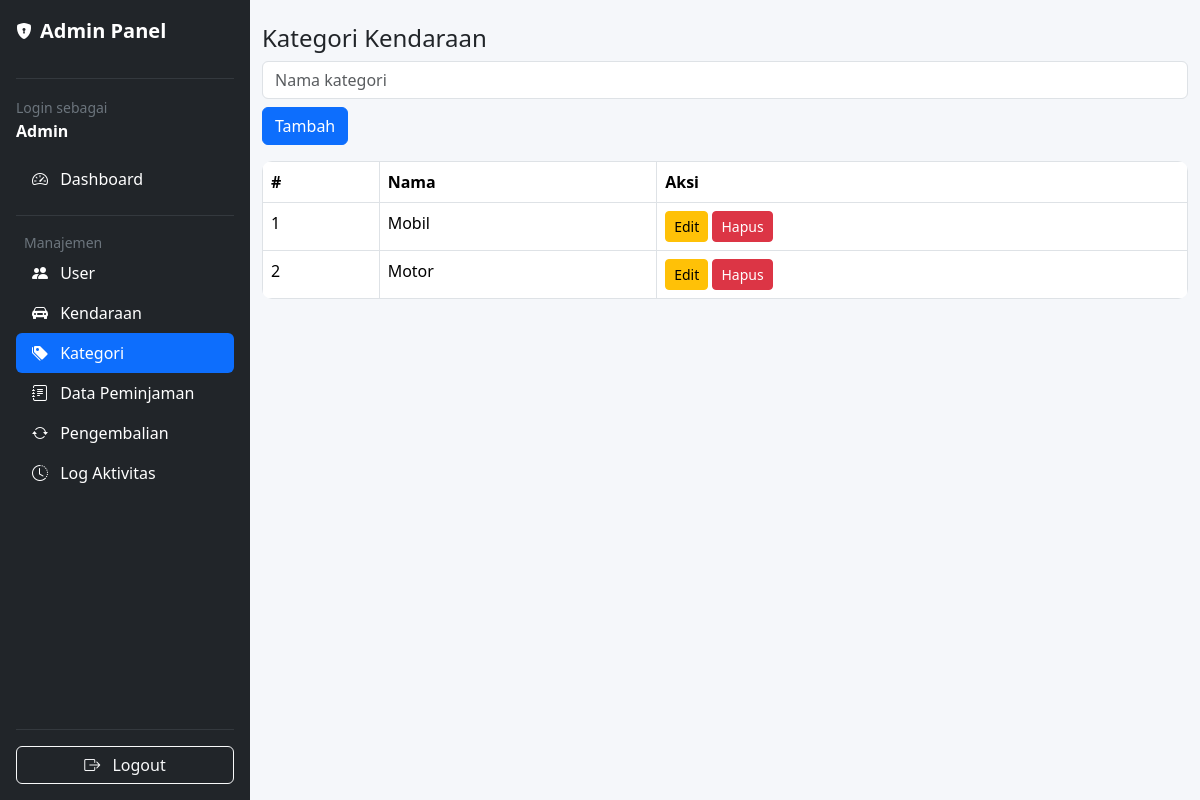
Page /admin/kategori.php (signed in) on the committed database.
### tables this page shows
CREATE TABLE `kategori_kendaraan` (
  `id_kategori` int NOT NULL,
  `nama_kategori` varchar(100) NOT NULL
);

### admin/kategori.php (the view, shortened to what this page needs)
<?php
include "../config/database.php";
$data = mysqli_query($conn,"SELECT * FROM kategori_kendaraan");
?>
<?php include "../partials/header.php"; ?>
<body>
<div class="d-flex">
    <?php include "../partials/sidebar_admin.php"; ?>
    <div class="container mt-4">
        <h4>Kategori Kendaraan</h4>
        <form method="post" class="mb-3">
            <input type="text" name="nama" class="form-control mb-2" placeholder="Nama kategori" required>
            <button name="tambah" class="btn btn-primary">Tambah</button>
        </form>
        <table class="table table-bordered">
            <tr>
                <th>#</th>
                <th>Nama</th>
                <th>Aksi</th>
            </tr>
            <?php $no=1; while($r=mysqli_fetch_assoc($data)): ?>
            <tr>
                <td><?= $no++ ?></td>
                <td><?= $r['nama_kategori'] ?></td>
                <td>
                    <button class="btn btn-warning btn-sm" data-bs-toggle="modal" data-bs-target="#edit<?= $r['id_kategori'] ?>">Edit</button>
                    <a href="?hapus=<?= $r['id_kategori'] ?>"
                       onclick="return confirm('Yakin hapus?')"
                       class="btn btn-danger btn-sm">Hapus</a>
                </td>
            </tr>
            <?php endwhile; ?>
        </table>
    </div>
</div>
</body>
</html>

### assets/css/style.css (style rules this page uses)
body { background-color: #f5f7fa; }
.table { border-radius: 10px; overflow: hidden; }

### rows in the picture
kategori_kendaraan: nama_kategori "Mobil"
kategori_kendaraan: nama_kategori "Motor"

### other values in the picture
$_SESSION['username'] "Admin"
